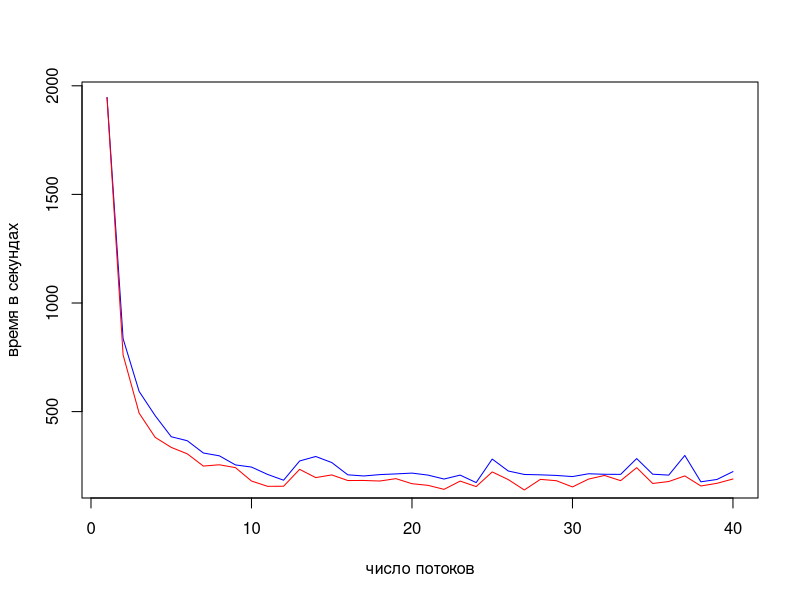
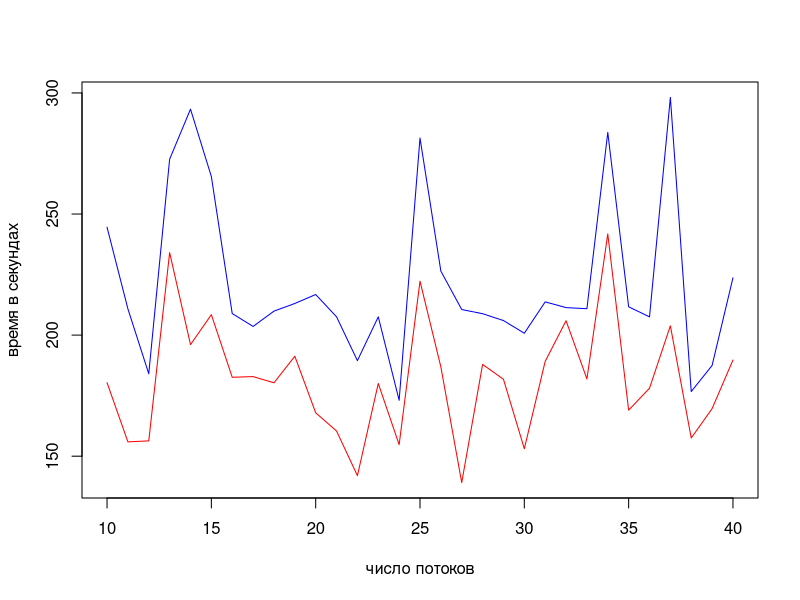

Recreate these plots in R, in order.
data = read.csv('timing.csv')
threads = unique(data$NumThreads)

time_mean = c()
time_min = c()
for (t in threads) {
    cur_thread_data = sort(data[data$NumThreads == t, "Time"])
    cur_thread_data = cur_thread_data[1:round(length(cur_thread_data) * 0.6)]

    time_mean = c(time_mean, mean(cur_thread_data))
    time_min = c(time_min, min(cur_thread_data))
}

png('from_1_to_40.png')
plot(threads, time_mean, type='l', xlab='число потоков', ylab='время в секундах', col='blue')
lines(threads, time_min, col='red')
dev.off()


cut_first = function(x, n=10) {
    return (x[n:length(x)])
}

print (sprintf('Лучшее по среднему значению число потоков: %d', threads[which.min(time_mean)]))

threads = cut_first(threads)
time_mean = cut_first(time_mean)
time_min = cut_first(time_min)

png('from_10_to_40.png')
plot(threads, time_mean, type='l', xlab='число потоков', ylab='время в секундах', col='blue', ylim=c(min(time_min), max(time_mean)))
lines(threads, time_min, col='red')
dev.off()
